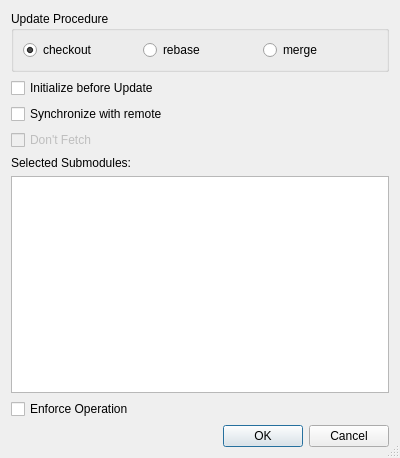
<?xml version="1.0" encoding="UTF-8"?>
<ui version="4.0">
 <class>GitSubmodulesUpdateOptionsDialog</class>
 <widget class="QDialog" name="GitSubmodulesUpdateOptionsDialog">
  <property name="geometry">
   <rect>
    <x>0</x>
    <y>0</y>
    <width>400</width>
    <height>458</height>
   </rect>
  </property>
  <property name="windowTitle">
   <string>Submodule Update Options</string>
  </property>
  <property name="sizeGripEnabled">
   <bool>true</bool>
  </property>
  <layout class="QVBoxLayout" name="verticalLayout">
   <item>
    <widget class="QGroupBox" name="groupBox">
     <property name="title">
      <string>Update Procedure</string>
     </property>
     <layout class="QHBoxLayout" name="horizontalLayout">
      <item>
       <widget class="QRadioButton" name="checkoutButton">
        <property name="toolTip">
         <string>Select to perform a 'checkout' procedure</string>
        </property>
        <property name="text">
         <string>checkout</string>
        </property>
        <property name="checked">
         <bool>true</bool>
        </property>
       </widget>
      </item>
      <item>
       <widget class="QRadioButton" name="rebaseButton">
        <property name="toolTip">
         <string>Select to perform a 'rebase' procedure</string>
        </property>
        <property name="text">
         <string>rebase</string>
        </property>
       </widget>
      </item>
      <item>
       <widget class="QRadioButton" name="mergeButton">
        <property name="toolTip">
         <string>Select to perform a 'merge' procedure</string>
        </property>
        <property name="text">
         <string>merge</string>
        </property>
       </widget>
      </item>
     </layout>
    </widget>
   </item>
   <item>
    <widget class="QCheckBox" name="initCheckBox">
     <property name="toolTip">
      <string>Select to initialize submodules before the update</string>
     </property>
     <property name="text">
      <string>Initialize before Update</string>
     </property>
    </widget>
   </item>
   <item>
    <widget class="QCheckBox" name="remoteCheckBox">
     <property name="toolTip">
      <string>Fetch remote changes before updating</string>
     </property>
     <property name="text">
      <string>Synchronize with remote</string>
     </property>
    </widget>
   </item>
   <item>
    <widget class="QCheckBox" name="nofetchCheckBox">
     <property name="enabled">
      <bool>false</bool>
     </property>
     <property name="toolTip">
      <string>Select to not fetch the remote</string>
     </property>
     <property name="text">
      <string>Don't Fetch</string>
     </property>
    </widget>
   </item>
   <item>
    <widget class="QLabel" name="label">
     <property name="text">
      <string>Selected Submodules:</string>
     </property>
    </widget>
   </item>
   <item>
    <widget class="QListWidget" name="submodulesList">
     <property name="toolTip">
      <string>Select the submodules to be updated</string>
     </property>
     <property name="alternatingRowColors">
      <bool>true</bool>
     </property>
     <property name="selectionMode">
      <enum>QAbstractItemView::ExtendedSelection</enum>
     </property>
    </widget>
   </item>
   <item>
    <widget class="QCheckBox" name="forceCheckBox">
     <property name="toolTip">
      <string>Select to enforce the update</string>
     </property>
     <property name="text">
      <string>Enforce Operation</string>
     </property>
    </widget>
   </item>
   <item>
    <widget class="QDialogButtonBox" name="buttonBox">
     <property name="orientation">
      <enum>Qt::Horizontal</enum>
     </property>
     <property name="standardButtons">
      <set>QDialogButtonBox::Cancel|QDialogButtonBox::Ok</set>
     </property>
    </widget>
   </item>
  </layout>
 </widget>
 <tabstops>
  <tabstop>checkoutButton</tabstop>
  <tabstop>rebaseButton</tabstop>
  <tabstop>mergeButton</tabstop>
  <tabstop>initCheckBox</tabstop>
  <tabstop>remoteCheckBox</tabstop>
  <tabstop>nofetchCheckBox</tabstop>
  <tabstop>submodulesList</tabstop>
  <tabstop>forceCheckBox</tabstop>
 </tabstops>
 <resources/>
 <connections>
  <connection>
   <sender>buttonBox</sender>
   <signal>accepted()</signal>
   <receiver>GitSubmodulesUpdateOptionsDialog</receiver>
   <slot>accept()</slot>
   <hints>
    <hint type="sourcelabel">
     <x>227</x>
     <y>437</y>
    </hint>
    <hint type="destinationlabel">
     <x>157</x>
     <y>274</y>
    </hint>
   </hints>
  </connection>
  <connection>
   <sender>buttonBox</sender>
   <signal>rejected()</signal>
   <receiver>GitSubmodulesUpdateOptionsDialog</receiver>
   <slot>reject()</slot>
   <hints>
    <hint type="sourcelabel">
     <x>295</x>
     <y>443</y>
    </hint>
    <hint type="destinationlabel">
     <x>286</x>
     <y>274</y>
    </hint>
   </hints>
  </connection>
  <connection>
   <sender>remoteCheckBox</sender>
   <signal>toggled(bool)</signal>
   <receiver>nofetchCheckBox</receiver>
   <slot>setEnabled(bool)</slot>
   <hints>
    <hint type="sourcelabel">
     <x>37</x>
     <y>124</y>
    </hint>
    <hint type="destinationlabel">
     <x>37</x>
     <y>157</y>
    </hint>
   </hints>
  </connection>
 </connections>
</ui>
